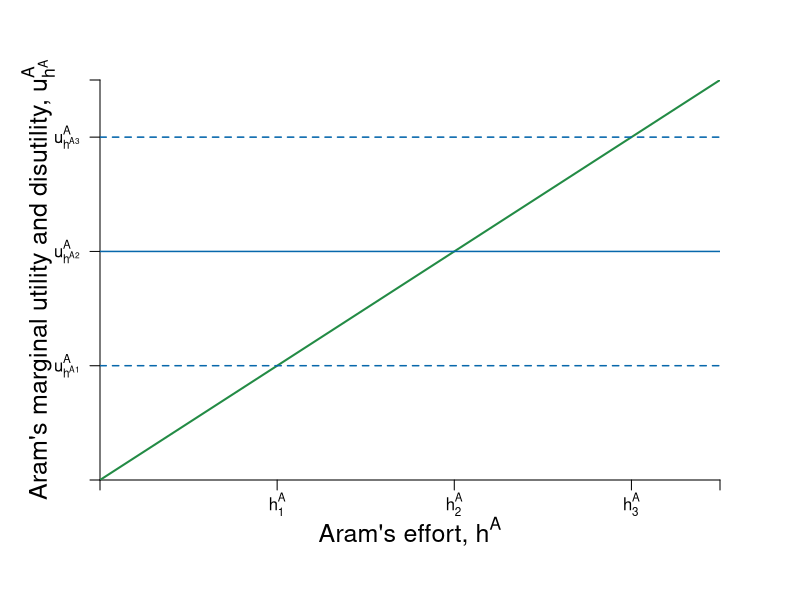

The R script that drew this image: (Note: this script raises an error after producing the figure.)
require(shape)
pdf(file = "public_mechanism/public_marginal.pdf", width = 9, height = 7)

#Set parameters for graphics
axislabelsize <- 1.5
graphlinewidth <- 2
segmentlinewidth <- 1.5

COL <- c("#7fc97f", "#beaed4", "#fdc086", "#ffff99", "#386cb0", "#f0027f", "#bf5b17", "#666666")
COLA <- c("#99d8c9","#66c2a4","#41ae76", "#238b45", "#005824")
COLB <- c("#4eb3d3", "#2b8cbe", "#0868ac","#084081")

par(mar =  c(6, 5, 4, 4))

MCost <- function(a, slope = 1, intercept = 0){
  intercept + slope*a
}


xlims <- c(0, 14)
ylims <- c(0, 14)

npts <- 501 
x <- seq(xlims[1], xlims[2], length.out = npts)
y <- seq(ylims[1], ylims[2], length.out = npts) 
a <- c(12, 46.08, 90)

plot(0, 0, xlim = xlims, ylim = ylims, type = "n",
     xlab = expression(paste("")),
     ylab = expression(paste("")), 
     xaxt = "n", 
     yaxt = "n", 
     cex.lab = axislabelsize, 
     bty = "n",
     xaxs="i", 
     yaxs="i")

# ticksy <- seq(from = 0, to = ylims[2], by = 2)
# ylabels <- seq(from = 0, to = ylims[2], by = 2)
# ticksx <- seq(from = 0, to = xlims[2], by = 2)
# xlabels <- seq(from = 0, to = xlims[2], by = 2)
ticksy <- c(0, 4, 8, 12, ylims[2])
ylabels <- c(NA, expression(paste(u[h^A1]^A)), expression(paste(u[h^A2]^A)), expression(paste(u[h^A3]^A)), NA)
ticksx <- c(0, 4, 8, 12, xlims[2])
xlabels <- c(NA, expression(paste(h[1]^A)), expression(paste(h[2]^A)), expression(paste(h[3]^A)), NA)

axis(1, at = ticksx, pos = 0, labels = xlabels)
axis(2, at = ticksy, pos = 0, labels = ylabels, las = 1)


mtext(expression(paste("Aram's effort, ", h^A)), side=1, line = 2.5, cex = axislabelsize)
text(-1.4, 0.5*ylims[2], expression(paste("Aram's marginal utility and disutility, ", u[h^A]^A)), xpd = TRUE, cex = axislabelsize, srt = 90) 

npts <- 500 
xx1 <- seq(xlims[1], xlims[2], length.out = npts)
xx2 <- seq(4, 8, length.out = npts)

#lines(xx1, MBenefit(xx1, ua = 10), col = COLA[4], lwd = graphlinewidth)
lines(xx1, MCost(xx1), col = COLA[4], lwd = graphlinewidth)
#lines(xx1, indiffA(xx1, ua = 46.08), col = COLA[4], lwd = graphlinewidth)
#lines(xx2, mrsA(xx2), col = "gray", lwd = graphlinewidth, lty = 2)


segments(0, 12, xlims[2], 12, lty = 2, col =  COLB[3] , lwd = segmentlinewidth)
segments(0, 8, xlims[2], 8, lty = 1, col = COLB[3] , lwd = segmentlinewidth)
segments(0, 4, xlims[2], 4, lty = 2, col = COLB[3] , lwd = segmentlinewidth)

# segments(9.6, 0, 9.6, 9.6, lty = 2, col = "gray" , lwd = segmentlinewidth)
# 
# segments(0, 6.9, 6.9, 6.9, lty = 2, col = "gray" , lwd = segmentlinewidth)
# segments(6.9, 0, 6.9, 6.9, lty = 2, col = "gray" , lwd = segmentlinewidth)


#segments(4.11765, 6.17647, 5.88, 8.88, lty = 1, col = COL[2] , lwd = graphlinewidth)
# text(9.5, 30, expression(paste("Slope at ", (list(e^A, y^A)) == (list(6, 28)), " is ", e^A == 6)))

text(3, 8.5, expression(paste("Marginal Benefit, ", mb[2]^A== alpha(1 - beta*h^B))), cex = labelsize)
text(2, 12.5, expression(paste(mb[3]^A == alpha, " when ", h^b == 0)), cex = labelsize)
text(0.7, 4.5, expression(paste(mb[1]^A)), cex = labelsize)
text(10.8, 13, expression(paste("Marginal Disutility", phantom() == a^i)), cex = labelsize)

Arrows(1.5, 9, 1.5, 11.5, col = "black", lty = 1, lwd = 2, arr.type = "triangle", arr.lwd = 0.5)
text(3, 11, expression(paste(alpha, " increases, or ")), cex = labelsize)
text(3, 10.5, expression(paste(h^B, " decreases")), cex = labelsize)

Arrows(1.5, 7.5, 1.5, 4.5, col = "black", lty = 1, lwd = 2, arr.type = "triangle", arr.lwd = 0.5)
text(3, 5.5, expression(paste(alpha, " decreases, or ")), cex = labelsize)
text(3, 5, expression(paste(h^B, " increases")), cex = labelsize)

segments(8, 0, 8, 8, lty = 2, col = "gray" , lwd = segmentlinewidth)
points(8, 8, pch = 16, col = "black", cex = 1.5)
text(8.25, 7.5, expression(paste(f)), cex = labelsize)

segments(12, 0, 12, 12, lty = 2, col = "gray" , lwd = segmentlinewidth)
points(12, 12, pch = 16, col = "black", cex = 1.5)
text(12.25, 11.5, expression(paste(g)), cex = labelsize)

segments(4, 0, 4, 4, lty = 2, col = "gray" , lwd = segmentlinewidth)
points(4, 4, pch = 16, col = "black", cex = 1.5)
text(4.25, 3.5, expression(paste(e)), cex = labelsize)

dev.off()
